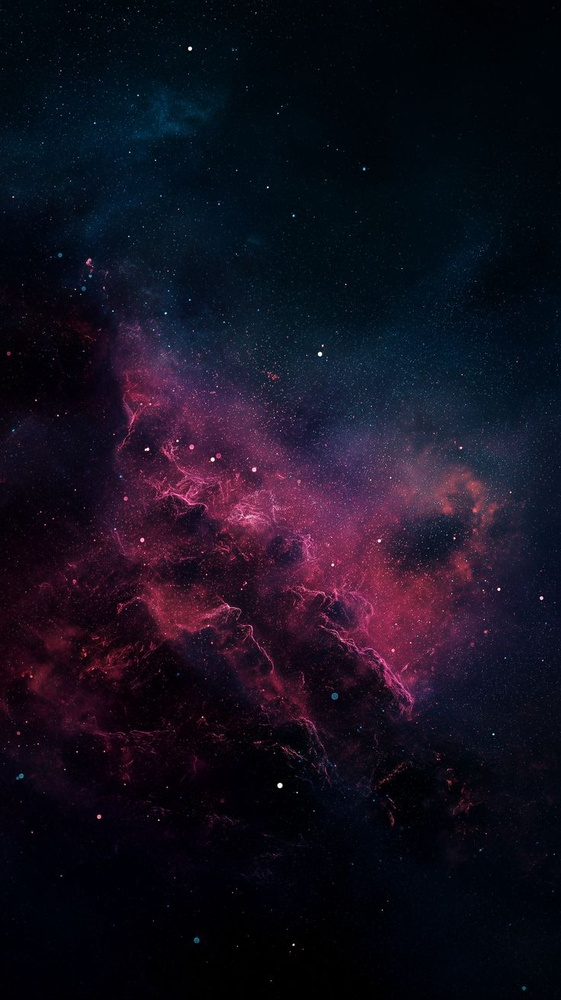
#> input picture art/sky/solara_source.jpg, 561 x 1000 px, shrunk from 736 x 1313 before the run
$ python prep_photocraft.py ../../art/sky/solara_source.jpg ../../art/sky/vega_source.jpg
#> lines starting #> are read from the running program, lines starting #| are printed output that depends on the picture; after the words box and inside, x2 and y2 are one past the last pixel; in counts of white or black regions, pixels touching at a corner belong together
#!/usr/bin/env python3
"""Owner's room sheet (front view on top, back view below) -> a 2:1 360 canvas for PhotoCraft to finish.
The FRONT view sits in the middle (straight ahead), the BACK view is split across the left and right edges (behind
you; the edges wrap round to meet). Nothing is painted: the gaps at the two joins, the ceiling and the floor are left
TRANSPARENT, and a separate mask (white = fill this) is saved for PhotoCraft's inpaint / outpaint.
usage: prep_photocraft.py sheet.png out_prefix [top0 top1 bot0 bot1]"""
import sys, numpy as np
from PIL import Image
a = Image.open(sys.argv[1]).convert('RGB'); W0, H0 = a.size
#> further down, a is the input picture: PIL image 561x1000 RGB; mean R, G, B 21.2, 15.8, 30.1
#> after `W0, H0 = a.size`: W0 = 561; H0 = 1000
pre = sys.argv[2]
if len(sys.argv) >= 7: t0, t1, b0, b1 = map(int, sys.argv[3:7])
else:
    mid = H0 // 2; t0, t1, b0, b1 = 0, mid - 6, mid + 6, H0
#> after `mid = H0 // 2`: mid = 500
#> after `t0, t1, b0, b1 = (0, mid - 6, mid + 6, H0)`: t0 = 0; t1 = 494; b0 = 506; b1 = 1000
front = a.crop((0, t0, W0, t1)); back = a.crop((0, b0, W0, b1))
#> after `front = a.crop((0, t0, W0, t1))`:
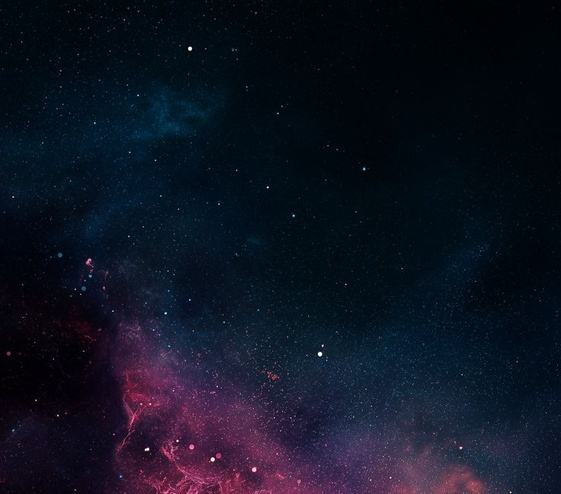
#> front: PIL image 561x494 RGB; mean R, G, B 15.2, 19.3, 33.7
#> after `back = a.crop((0, b0, W0, b1))`:
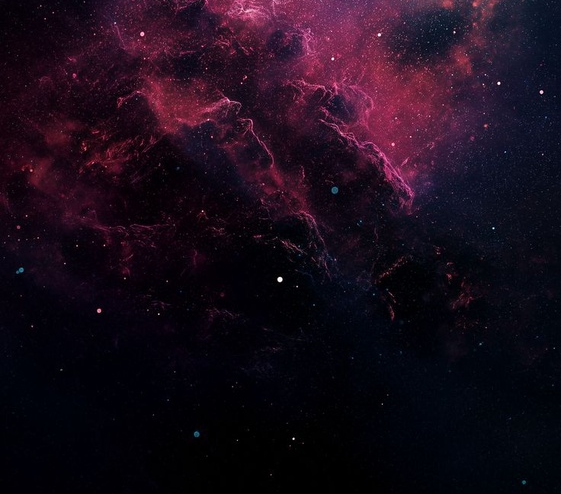
#> back: PIL image 561x494 RGB; mean R, G, B 25.7, 11.8, 25.6
GAP = 160                              # left open at each join for PhotoCraft to blend
CW = 2 * W0 + 2 * GAP; CH = CW // 2    # 2:1
#> after `CW = 2 * W0 + 2 * GAP`: CW = 1442
#> after `CH = CW // 2`: CH = 721
canvas = Image.new('RGBA', (CW, CH), (0, 0, 0, 0))
#> canvas: PIL image 1442x721 RGBA; every value is 0
cy = CH // 2
#> cy = 360
fx = GAP + W0 // 2                     # front centred: x from GAP+W0/2 .. ; centre of canvas = CW/2
#> fx = 440
fx = CW // 2 - W0 // 2
#> fx = 441
canvas.paste(front, (fx, cy - front.height // 2))
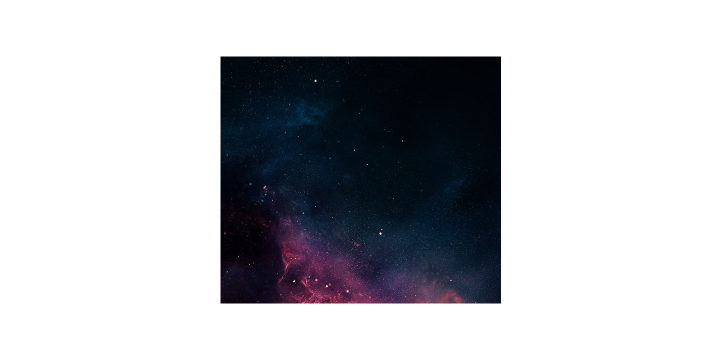
#> canvas: PIL image 1442x721 RGBA (shown at 1/2 size); mean R, G, B, A 4.1, 5.1, 9, 68; transparent parts drawn white
# the back view: its middle is straight behind you = the left/right edge of the canvas; split it in two halves
bh = back.width // 2
#> bh = 280
canvas.paste(back.crop((bh, 0, back.width, back.height)), (0, cy - back.height // 2))            # back's right half on the left edge
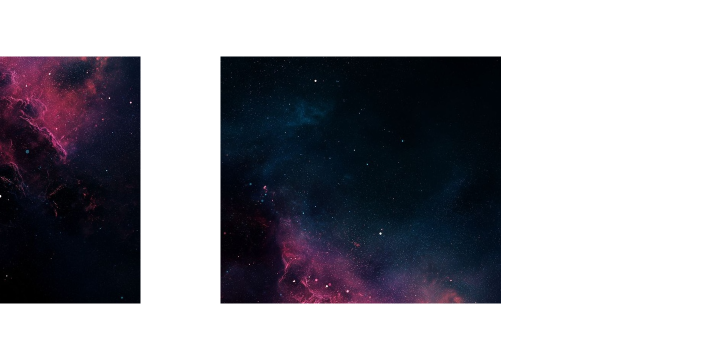
#> canvas: PIL image 1442x721 RGBA (shown at 1/2 size); mean R, G, B, A 8, 7.3, 13.2, 102; transparent parts drawn white
canvas.paste(back.crop((0, 0, bh, back.height)), (CW - bh, cy - back.height // 2))              # back's left half on the right edge
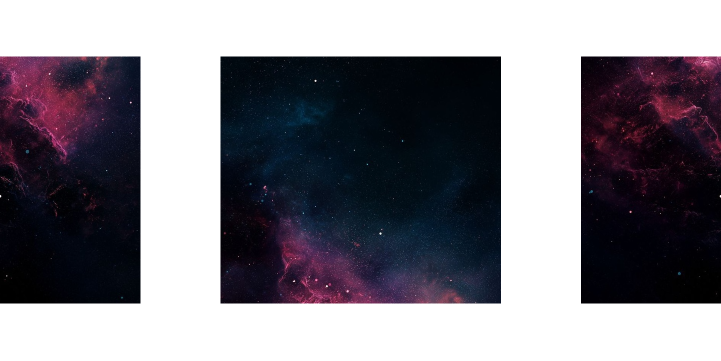
#> canvas: PIL image 1442x721 RGBA (shown at 1/2 size); mean R, G, B, A 10.9, 8.3, 15.8, 135.9; transparent parts drawn white
canvas.save(pre + '_canvas.png')
alpha = np.asarray(canvas)[:, :, 3]
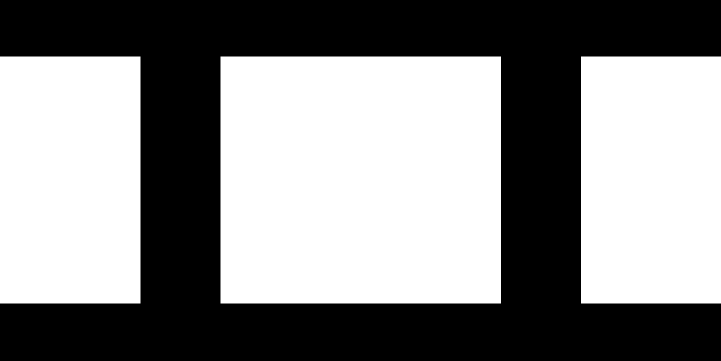
#> alpha: shape (721, 1442) (shown at 1/2 size); 53.3% white; 1 black region, box (x1, y1, x2, y2) and area: (0, 0, 1442, 721) 485414
Image.fromarray(np.where(alpha > 0, 0, 255).astype(np.uint8)).save(pre + '_mask.png')
print(pre, CW, CH, 'front', front.size, 'back', back.size)
#| ../../art/sky/vega_source.jpg 1442 721 front (561, 494) back (561, 494)
